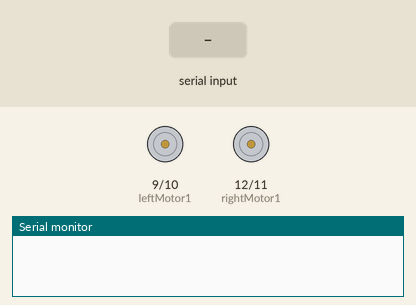
This sketch was run on a simulated Arduino Uno, built with avr-gcc and run on an emulated ATmega328P. Parts: motor-driver pin pairs drawn as motors (green arrow = first pin HIGH = forward, orange = second pin HIGH = backward, longer = more drive, scaled by the enable pin), the last lines printed to the serial monitor. The test bench sets the inputs (shaded band).

Above: at 1.2 s.
1.3 s: "90,45\n" received over Serial
At 2.1 s:
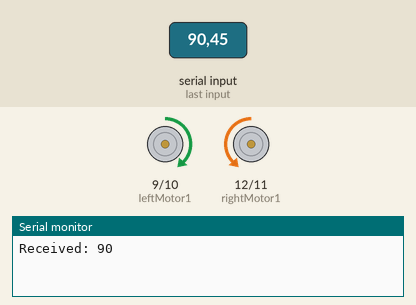
Timing chart, 0 to 4.3 s (numbered marks = the images above; inputs shaded):
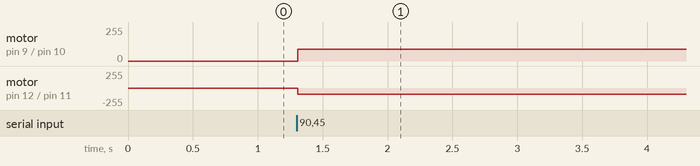

Measured:
- after the input at 1.3 s, motor on pin 9 (leftMotor1) / pin 10 (leftMotor2): stopped → forward 90/255 at once; motor on pin 12 (rightMotor1) / pin 11 (rightMotor2): stopped → backward 90/255 at once

The sketch:

Motortester.ino
```cpp
#include <Arduino.h> // Include the Arduino library to use Serial

#define rightenable 13 //enableB
#define leftenable 8 //enableA
#define rightMotor1 12 //int3
#define rightMotor2 11 //int4
#define leftMotor1 9 //int1
#define leftMotor2 10 //int2

void setup() {
 pinMode(rightMotor1, OUTPUT);
 pinMode(rightMotor2, OUTPUT);
 pinMode(rightenable, OUTPUT);
 pinMode(leftMotor1, OUTPUT);
 pinMode(leftMotor2, OUTPUT);
 pinMode(leftenable, OUTPUT);

 Serial.begin(9600); // Start the serial communication
}

void loop() {
 if (Serial.available() > 0) { // Check if data is available to read
    String dataString = Serial.readStringUntil('\n'); // Read the incoming data until newline
    int data = dataString.toInt(); // Convert the string to an integer

    Serial.print("Received: ");
    Serial.println(data); // Print the received integer value

    digitalWrite(rightenable, HIGH);
    digitalWrite(leftenable, HIGH); // Enable motors

    analogWrite(rightMotor1, 0);
    analogWrite(rightMotor2, data); // Use the integer value for analogWrite
    analogWrite(leftMotor1, data);
    analogWrite(leftMotor2, 0);

    delay(4500); // Wait for 4.5 seconds
 }
}
```
